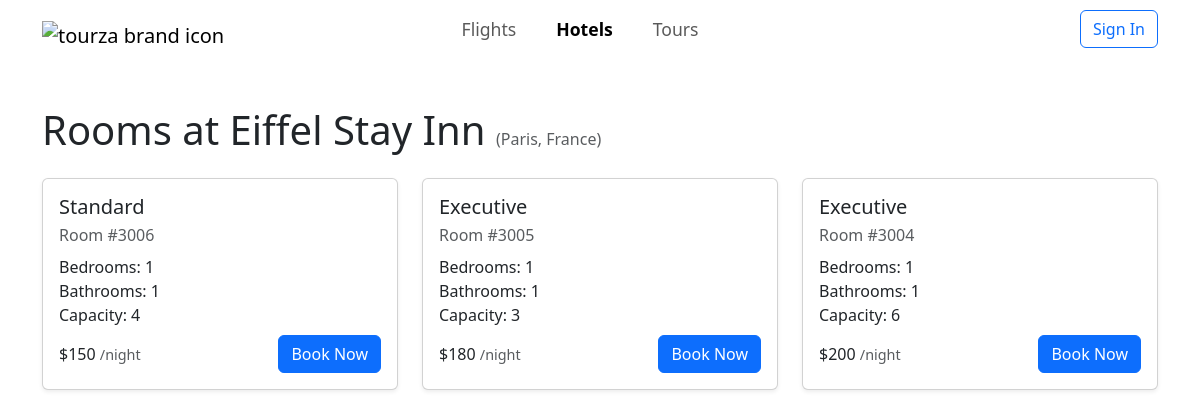
The page /rooms.php?hotel_id=102 on the database its author committed.
### tables this page shows
CREATE TABLE `hotels` (
  `Hotel_ID` int(11) NOT NULL,
  `Location` varchar(100) NOT NULL,
  `Name` varchar(100) NOT NULL,
  `Stars` varchar(20) DEFAULT NULL,
  PRIMARY KEY (`Hotel_ID`)
);

CREATE TABLE `rooms` (
  `Room_number` varchar(10) NOT NULL,
  `Bedrooms` int(11) DEFAULT NULL,
  `Bathrooms` int(11) DEFAULT NULL,
  `Room_type` varchar(50) DEFAULT NULL,
  `Capacity` int(11) DEFAULT NULL,
  `H_Hotel_ID` int(11) NOT NULL,
  `cost_night` int(11) DEFAULT NULL,
  PRIMARY KEY (`Room_number`, `H_Hotel_ID`),
  KEY `H_Hotel_ID` (`H_Hotel_ID`)
);

### auth.php (called while the page is built, shortened)
<?php
class Auth {
    public function isLoggedIn() {
        return isset($_SESSION['user_id']);
    }
}
?>

### rooms.php (the view, shortened to what this page needs)
<?php
require_once 'auth.php';
$auth = new Auth();
$isLoggedIn = $auth->isLoggedIn();
$currentUser = $auth->getCurrentUser();
$hotelId = $_GET['hotel_id'] ?? null;
$hotelStmt = $pdo->prepare("SELECT * FROM hotels WHERE Hotel_ID = ?");
$hotelStmt->execute([$hotelId]);
$hotel = $hotelStmt->fetch();
$roomsStmt = $pdo->prepare("SELECT * FROM rooms WHERE H_Hotel_ID = ? ORDER BY cost_night ASC");
$roomsStmt->execute([$hotelId]);
$rooms = $roomsStmt->fetchAll();
?>
<!DOCTYPE html>
<html lang="en">
<head>
    <link href="https://cdn.jsdelivr.net/npm/bootstrap@5.3.0/dist/css/bootstrap.min.css" rel="stylesheet">
    <link href="./styles.css" rel="stylesheet">
</head>
<body>
<nav class="navbar navbar-expand-lg">
    <div class="container-fluid">
        <a class="navbar-brand" href="index.php"><img src="./images/logo.svg" alt="tourza brand icon"></a>
        <ul class="navbar-nav flex-row ms-3 justify-content-center" style="gap: 1.5rem; font-weight: 500; font-size: 1.1rem;">
            <li class="nav-item"><a class="nav-link px-2" href="index.php#flight-search">Flights</a></li>
            <li class="nav-item"><a class="nav-link px-2 active" href="hotels.php">Hotels</a></li>
            <li class="nav-item"><a class="nav-link px-2" href="tours.php">Tours</a></li>
        </ul>
        <div class="d-flex">
            <?php if ($isLoggedIn): ?>
                <div class="dropdown">
                    <button class="btn btn-link dropdown-toggle" type="button" id="userDropdown" data-bs-toggle="dropdown" aria-expanded="false">
                        <img src="<?php echo $currentUser['profile_picture'] ?? './images/default-avatar.png'; ?>" alt="Profile" class="rounded-circle me-2" style="width: 24px; height: 24px;">
                        <?php echo $currentUser['first_name']; ?>
                    </button>
                    <ul class="dropdown-menu" aria-labelledby="userDropdown">
                        <li><a class="dropdown-item" href="profile.php">Profile</a></li>
                        <li><a class="dropdown-item" href="bookings.php">My Bookings</a></li>
                        <li><hr class="dropdown-divider"></li>
                        <li><a class="dropdown-item" href="#" onclick="logout()">Sign Out</a></li>
                    </ul>
                </div>
            <?php else: ?>
                <button class="btn btn-outline-primary" data-bs-toggle="modal" data-bs-target="#authModal">
                    Sign In
                </button>
            <?php endif; ?>
        </div>
    </div>
</nav>
<div class="container py-5">
    <h1 class="mb-4">Rooms at <?php echo htmlspecialchars($hotel['Name']); ?> <span class="text-muted" style="font-size:1rem;">(<?php echo htmlspecialchars($hotel['Location']); ?>)</span></h1>
    <?php if (empty($rooms)): ?>
        <div class="alert alert-info">No rooms available for this hotel.</div>
    <?php else: ?>
        <div class="row g-4">
            <?php foreach ($rooms as $room): ?>
                <div class="col-md-6 col-lg-4">
                    <div class="card h-100 shadow-sm">
                        <div class="card-body d-flex flex-column">
                            <h5 class="card-title mb-1"><?php echo htmlspecialchars($room['Room_type']); ?></h5>
                            <div class="mb-2 text-muted">Room #<?php echo htmlspecialchars($room['Room_number']); ?></div>
                            <ul class="mb-2" style="list-style:none;padding-left:0;">
                                <li><i class="fas fa-bed"></i> Bedrooms: <?php echo htmlspecialchars($room['Bedrooms']); ?></li>
                                <li><i class="fas fa-bath"></i> Bathrooms: <?php echo htmlspecialchars($room['Bathrooms']); ?></li>
                                <li><i class="fas fa-users"></i> Capacity: <?php echo htmlspecialchars($room['Capacity']); ?></li>
                            </ul>
                            <div class="mt-auto d-flex justify-content-between align-items-center">
                                <div class="hotel-price">$<?php echo number_format($room['cost_night']); ?> <span class="text-muted" style="font-size:0.9em;">/night</span></div>
                                <a href="checkout.php?type=hotel&id=<?php echo urlencode($room['Room_number']); ?>" class="btn btn-primary">Book Now</a>
                            </div>
                        </div>
                    </div>
                </div>
            <?php endforeach; ?>
        </div>
    <?php endif; ?>
</div>
</body>
</html>

### styles.css (style rules this page uses)
.container-fluid { max-width: 1140px; }
.navbar-brand { margin-right: -160px; }
.navbar-brand>img { height: 180px; margin-bottom: -380px; margin-top: -370px; }
.nav-link.active { color: #0d6efd; font-weight: bold; }

### rows shown on the page
hotels: Name "Eiffel Stay Inn", Location "Paris, France"
rooms: Room_type "Standard", Room_number "3006", Bedrooms "1", Bathrooms "1", Capacity "4", cost_night "150"
rooms: Room_type "Executive", Room_number "3005", Bedrooms "1", Bathrooms "1", Capacity "3", cost_night "180"
rooms: Room_type "Executive", Room_number "3004", Bedrooms "1", Bathrooms "1", Capacity "6", cost_night "200"
